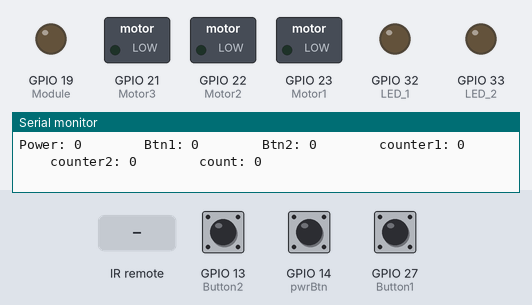
Simulated run of this sketch. Board: ESP32. Shown: switched loads named in the sketch (green lamp = pin HIGH), output pins drawn as LEDs (lit = HIGH), the last lines printed to the serial monitor. The inputs (shaded band) are chosen by the test bench; at power-on: GPIO 27 (Button1) HIGH, GPIO 13 (Button2) HIGH, GPIO 14 (pwrBtn) HIGH.

Above: at 1.2 s.
1.3 s: infrared code 0xFFA25D received
At 2.4 s:
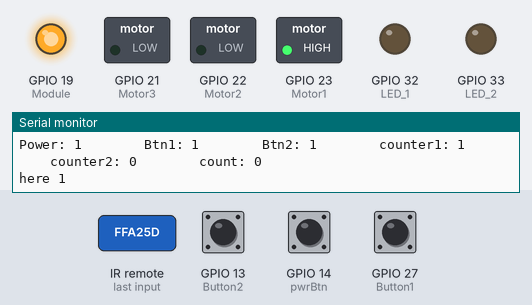
4.3 s: infrared code 0xFF9867 received
At 6.6 s:
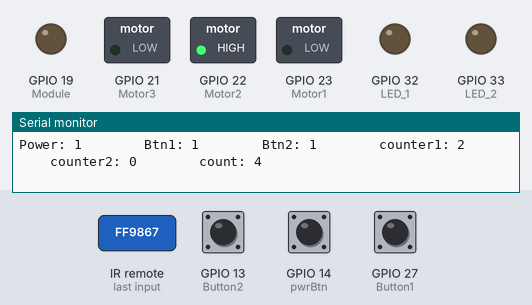
7.3 s: GPIO 27 (Button1) pulled LOW for 0.15 s
At 8.8 s:
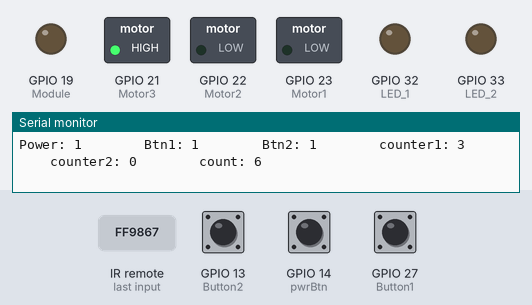
9.3 s: GPIO 27 (Button1) pulled LOW for 1 s
At 11.1 s:
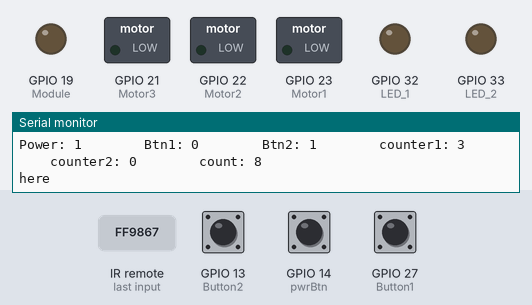
12.0 s: GPIO 27 (Button1) pulled LOW for 3.2 s
At 15.8 s:
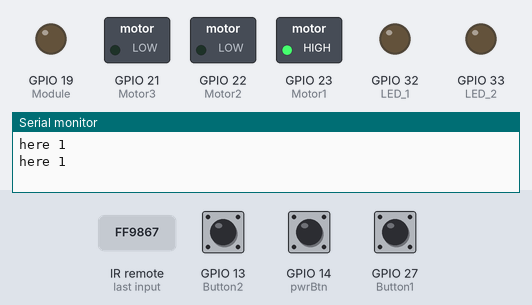
17.0 s: infrared code 0xFF6897 received
At 20.5 s:
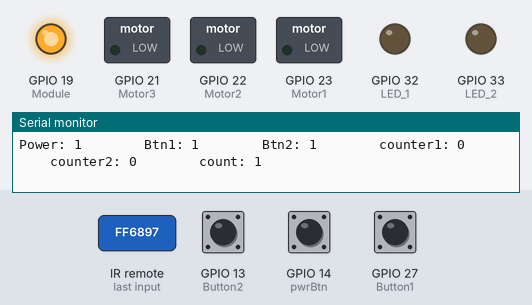
Timing chart, 0 to 21.0 s (numbered marks = the images above; inputs shaded):
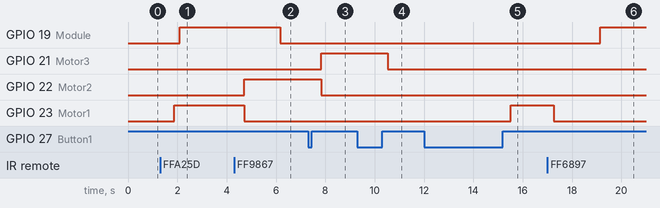

The sketch:

RemoteIR.ino
```cpp
#include <Adafruit_NeoPixel.h>
#ifdef __AVR__
#include <avr/power.h>
#endif
#include <IRremote.h>

const int RECV_PIN = 16;
IRrecv irrecv(RECV_PIN);
decode_results results;

void setup()
{
#define Motor1 23
#define Motor2 22
#define Motor3 21
#define Module 19
#define Button1 27
#define Button2 13
#define pwrBtn 14
#define IR_REC 16
#define LED_1 32 // inner LEDs
#define LED_2 33 // inner LEDs

  Serial.begin(115200);
  pinMode(Motor1, OUTPUT);
  pinMode(Motor2, OUTPUT);
  pinMode(Motor3, OUTPUT);
  pinMode(Module, OUTPUT);
  pinMode(Button1, INPUT_PULLUP);
  pinMode(Button2, INPUT_PULLUP);
  pinMode(pwrBtn, INPUT_PULLUP);
  pinMode(LED_1, OUTPUT);
  pinMode(LED_2, OUTPUT);
  irrecv.enableIRIn();
  irrecv.blink13(true);
}

int variable;
double i=0, j=0;
int count = 0;
int btn1State = 0, btn2State = 0, pwrBtnState = 0;
static byte togglePwrBtn = 0;
int count1_value = 0, count2_value = 0;
int prestate1 = 0, prestate2 = 0;
static uint32_t previousMillis = 0;

int NUMPIXELS_1 = 10; // no. of neopixels of inner LEDs
int NUMPIXELS_2 = 10; // no. of neopixels of outer LEDs
Adafruit_NeoPixel pixels_1 = Adafruit_NeoPixel(NUMPIXELS_1, LED_1, NEO_GRB + NEO_KHZ800); // defining inner LEDs function
Adafruit_NeoPixel pixels_2 = Adafruit_NeoPixel(NUMPIXELS_2, LED_2, NEO_GRB + NEO_KHZ800); // defining inner LEDs function

void IR()
{
  if (irrecv.decode(&results))
  {
    variable = results.value, HEX;
    Serial.println(variable, HEX);
    Serial.println(results.value, HEX);
    switch (results.value)
    {
      case 0xFFA25D:  Serial.println("Power "); if(pwrBtnState!=HIGH){pwrBtnState= HIGH;}else{pwrBtnState=LOW;}   break; // Power
      case 0xFF9867:  Serial.println("LED ++"); count1_value++; Serial.println(count1_value); break; // LED ++
      case 0xFF6897:  Serial.println("LED --"); count1_value--; Serial.println(count1_value); break; // LED --
      case 0xFF906F:  Serial.println("Motor ++"); count2_value++; Serial.println(count2_value); break; // Motor ++
      case 0xFFE01F:  Serial.println("Motor --"); count2_value--; Serial.println(count2_value); break; // Motor --
    }
    irrecv.resume();
  }
}

void btn1Logic()
{
  if (pwrBtnState == HIGH)
  {
    if (btn1State == HIGH && prestate1 == 0)
    {
      count1_value++;
      prestate1 = 1;
      if (i==0){count2_value=0;i++;}else{}
    }
    else if (btn1State == LOW)
    {
      prestate1 = 0;
    }
  }
  else
  {
    count1_value = 0;
    digitalWrite(Motor1, LOW);
    digitalWrite(Motor2, LOW);
    digitalWrite(Motor3, LOW);
    digitalWrite(Module, LOW);
  }
}

void btn2Logic()
{
  if (pwrBtnState == HIGH)
  {
    if (btn2State == HIGH && prestate2 == 0)
    {
      count2_value++;
      prestate2 = 1;
      if (j==0){count2_value=0;j++;}else{}
    }
    else if (btn2State == LOW)
    {
      prestate2 = 0;
    }
  }
  else
  {
    count2_value = 0;
  }
}

void motors()
{
  if (count1_value == 1)
  {
    digitalWrite(Motor1, HIGH);
    digitalWrite(Motor2, LOW);
    digitalWrite(Motor3, LOW);
    Serial.println("here 1");
    delay(10);

  }
  else if (count1_value == 2)
  {
    digitalWrite(Motor1, LOW);
    digitalWrite(Motor2, HIGH);
    digitalWrite(Motor3, LOW);
  }
  else if (count1_value == 3)
  {
    digitalWrite(Motor1, LOW);
    digitalWrite(Motor2, LOW);
    digitalWrite(Motor3, HIGH);
  }
  else if (count1_value == 4)
  {
    count1_value = 0;
    digitalWrite(Motor1, LOW);
    digitalWrite(Motor2, LOW);
    digitalWrite(Motor3, LOW);
    digitalWrite(Module, LOW);
    Serial.println("here");
  }
  else if (count1_value == -1){count1_value = 3;}
  else if (count1_value == 0){digitalWrite(Motor1, LOW);}
}


void pwrBtnRead()
{
  if (!digitalRead(pwrBtn))
  {
    togglePwrBtn = !togglePwrBtn;
    if (togglePwrBtn)
    {pwrBtnState = 1;}
    else
    {pwrBtnState = 0;}
    while(!digitalRead(pwrBtn));
  }
}

void btn1Read()
{
  if (btn1State == 0 && digitalRead(Button1) == HIGH)
  {
    btn1State = 1;
  }
  if (btn1State == 1 && digitalRead(Button1) == LOW)
  {
    btn1State = 0;
  }
}

void btn2Read()
{
  if (btn2State == 0 && digitalRead(Button2) == HIGH)
  {
    btn2State = 1;
  }
  if (btn2State == 1 && digitalRead(Button2) == LOW)
  {
    btn2State = 0;
  }
}

void timecounter()
{
  if (count == 0)
  {
    for (int i = 0; i < NUMPIXELS_1; i++)
    {
      pixels_1.setPixelColor(i, pixels_1.Color(255, 0, 0)); // Red
      pixels_1.show(); // This sends the updated pixel color to the hardware.
      delay(10); // Delay for a period of time (in milliseconds).
    }
  }
  else if (count > 0 && count <= 4)
  { digitalWrite(Module, HIGH);
    for (int i = 0; i < NUMPIXELS_1; i++) {
      pixels_1.setPixelColor(i, pixels_1.Color(128, 0, 128)); // purple
      pixels_1.show(); // This sends the updated pixel color to the hardware.
      delay(10); // Delay for a period of time (in milliseconds).
    }
  }
  else if ( count <= 16)
  {
    digitalWrite(Module, LOW);
    for (int i = 0; i < NUMPIXELS_1; i++) {
      pixels_1.setPixelColor(i, pixels_1.Color(0, 255, 0)); // GREEN
      pixels_1.show(); // This sends the updated pixel color to the hardware.
      delay(10); // Delay for a period of time (in milliseconds).
    }
  }
}

void countcolour()
{
  if (count2_value == 0) {
    for (int i = 0; i < NUMPIXELS_2; i++) {
      pixels_2.setPixelColor(i, pixels_2.Color(0, 0, 0)); // off
      pixels_2.show(); // This sends the updated pixel color to the hardware.
      delay(10); // Delay for a period of time (in milliseconds).
    }
  }
  else if (count2_value == 1) {
    for (int i = 0; i < NUMPIXELS_2; i++) {
      pixels_2.setPixelColor(i, pixels_2.Color(0, 0, 255)); // blue
      pixels_2.show(); // This sends the updated pixel color to the hardware.
      delay(10); // Delay for a period of time (in milliseconds).
    }
  }
  else if (count2_value == 2) {
    for (int i = 0; i < NUMPIXELS_2; i++) {
      pixels_2.setPixelColor(i, pixels_2.Color(0, 255, 0)); // green
      pixels_2.show(); // This sends the updated pixel color to the hardware.
      delay(10); // Delay for a period of time (in milliseconds).
    }
  }

  else if (count2_value == 3) {
    for (int i = 0; i < NUMPIXELS_2; i++) {
      pixels_2.setPixelColor(i, pixels_2.Color(255, 255, 0)); // yellow
      pixels_2.show(); // This sends the updated pixel color to the hardware.
      delay(10); // Delay for a period of time (in milliseconds).
    }
  }
  else if (count2_value == 4) {
    for (int i = 0; i < NUMPIXELS_2; i++) {
      pixels_2.setPixelColor(i, pixels_2.Color(255, 0, 0)); // red
      pixels_2.show(); // This sends the updated pixel color to the hardware.
      delay(10); // Delay for a period of time (in milliseconds).
    }
  }
  else if (count2_value == 5) {
    for (int i = 0; i < NUMPIXELS_2; i++) {
      pixels_2.setPixelColor(i, pixels_2.Color(128, 0, 128)); // purple
      pixels_2.show(); // This sends the updated pixel color to the hardware.
      delay(10); // Delay for a period of time (in milliseconds)
    }
  }
  else if (count2_value == 6){count2_value = 0;}
  else if (count2_value == -1){count2_value = 5;}
}

void loop()
{
  pwrBtnRead();
  btn1Read();
  btn2Read();

  if (pwrBtnState == LOW){btn1State = LOW; btn2State = LOW;}

  if (millis() - previousMillis >= 1000)
  {
    previousMillis += 1000;
    Serial.print("Power: ");
    Serial.print(pwrBtnState);
    Serial.print("        ");
    Serial.print("Btn1: ");
    Serial.print(btn1State);
    Serial.print("        ");
    Serial.print("Btn2: ");
    Serial.print(btn2State);
    Serial.print("        ");
    Serial.print("counter1: ");
    Serial.print(count1_value);
    Serial.print("        ");
    Serial.print("counter2: ");
    Serial.print(count2_value);
    Serial.print("        ");
    Serial.print("count: ");
    Serial.println(count);
    count++;
    if (count > 16 || pwrBtnState == LOW)
    {
      count = 0;
    }
  }

  IR();
  timecounter();
  countcolour();
  btn1Logic();
  btn2Logic();

  motors();
}
```

Measured:
- after the input at 1.3 s, GPIO 19 (Module): LOW → HIGH after 0.80 s; GPIO 23 (Motor1): LOW → HIGH after 0.57 s
- after the input at 4.3 s, GPIO 22 (Motor2): LOW → HIGH after 0.41 s; GPIO 23 (Motor1): HIGH → LOW after 0.41 s
- after the input at 7.3 s, GPIO 21 (Motor3): LOW → HIGH after 0.52 s; GPIO 22 (Motor2): HIGH → LOW after 0.52 s
- after the input at 9.3 s, GPIO 21 (Motor3): HIGH → LOW after 1.2 s
- after the input at 12.0 s, GPIO 23 (Motor1): LOW → HIGH after 3.5 s
- after the input at 17.0 s, GPIO 23 (Motor1): HIGH → LOW after 0.27 s
